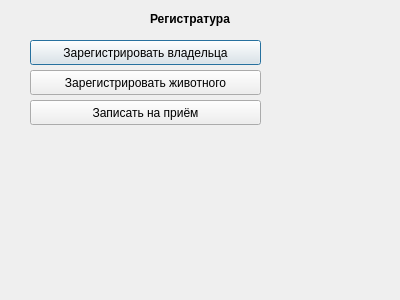
<?xml version="1.0" encoding="UTF-8"?>
<ui version="4.0">
 <class>registraturePanel</class>
 <widget class="QDialog" name="registraturePanel">
  <property name="geometry">
   <rect>
    <x>0</x>
    <y>0</y>
    <width>400</width>
    <height>300</height>
   </rect>
  </property>
  <property name="windowTitle">
   <string>Dialog</string>
  </property>
  <widget class="QLabel" name="label">
   <property name="geometry">
    <rect>
     <x>150</x>
     <y>10</y>
     <width>101</width>
     <height>17</height>
    </rect>
   </property>
   <property name="font">
    <font>
     <weight>75</weight>
     <bold>true</bold>
    </font>
   </property>
   <property name="text">
    <string>Регистратура</string>
   </property>
  </widget>
  <widget class="QPushButton" name="button_registerPatient">
   <property name="geometry">
    <rect>
     <x>30</x>
     <y>40</y>
     <width>231</width>
     <height>25</height>
    </rect>
   </property>
   <property name="font">
    <font>
     <pointsize>9</pointsize>
    </font>
   </property>
   <property name="text">
    <string>Зарегистрировать владельца</string>
   </property>
  </widget>
  <widget class="QPushButton" name="button_registerAnimal">
   <property name="geometry">
    <rect>
     <x>30</x>
     <y>70</y>
     <width>231</width>
     <height>25</height>
    </rect>
   </property>
   <property name="font">
    <font>
     <pointsize>9</pointsize>
    </font>
   </property>
   <property name="text">
    <string>Зарегистрировать животного</string>
   </property>
  </widget>
  <widget class="QPushButton" name="pushButton_3">
   <property name="geometry">
    <rect>
     <x>30</x>
     <y>100</y>
     <width>231</width>
     <height>25</height>
    </rect>
   </property>
   <property name="font">
    <font>
     <pointsize>9</pointsize>
    </font>
   </property>
   <property name="text">
    <string>Записать на приём</string>
   </property>
  </widget>
 </widget>
 <resources/>
 <connections/>
</ui>
